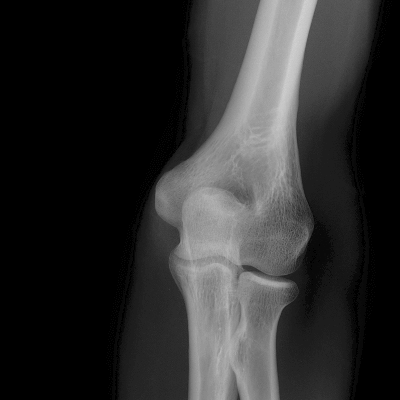
#> input picture resources/images/radiography.png, 400 x 400 px
$ python drain-mask.py
#> lines starting #> are read from the running program, lines starting #| are printed output that depends on the picture
import cv2

image = cv2.imread("../resources/images/radiography.png")
#> image is the input picture: shape (400, 400, 3); min 0, max 208, mean 45.1
softed_image = cv2.GaussianBlur(image, (13, 13), 3)
image_details = 3 * cv2.subtract(image, softed_image)
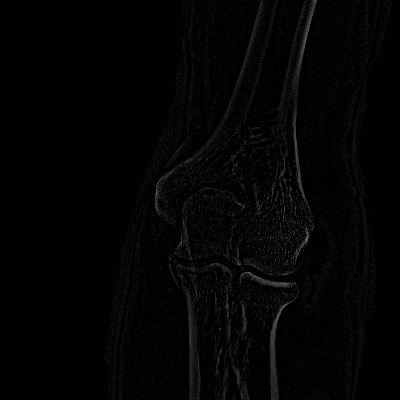
#> image_details: shape (400, 400, 3); min 0, max 138, mean 3.1
highlighted_image = cv2.add(image, image_details)
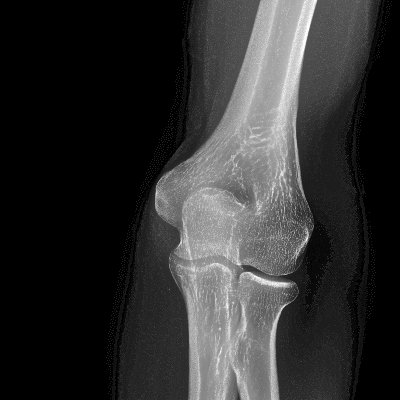
#> highlighted_image: shape (400, 400, 3); min 0, max 255, mean 48.3

cv2.imshow("Original", image)
cv2.imshow("Softed", softed_image)
cv2.imshow("Details", image_details)
cv2.imshow("Highlighted", highlighted_image)

cv2.waitKey(0)
cv2.destroyAllWindows()
